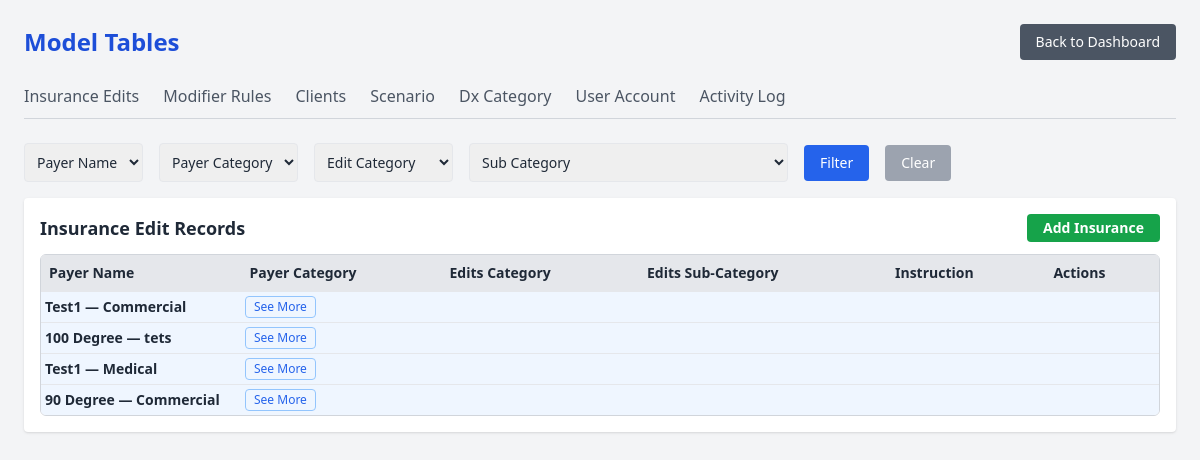
The page /model-tables/ on the database its author committed.
### insurance_update/models.py (models this page shows, shortened)
class InsuranceEdit(models.Model):
    client = models.ForeignKey('Client', on_delete=models.CASCADE)
    payer_name = models.CharField(max_length=255)
    payer_category = models.CharField(max_length=255)
    edit_type = models.CharField(max_length=50)
    edit_sub_category = models.CharField(max_length=255, blank=True, null=True)
    instruction = models.TextField()
    version = models.CharField(max_length=50)
    created_by = models.ForeignKey(settings.AUTH_USER_MODEL, on_delete=models.SET_NULL, null=True)
    created_at = models.DateTimeField(auto_now_add=True)

### insurance_update/views.py (the view)
# urls.py: path('model-tables/', model_tables_view, name='model_tables'),
def model_tables_view(request):
    insurance_filter = Q()
    client_id = request.GET.get('client', '').strip()
    if client_id:
        insurance_filter &= Q(client__id=client_id)
    payer_name = request.GET.get('payer_name', '').strip()
    if payer_name:
        insurance_filter &= Q(payer_name=payer_name)
    payer_category = request.GET.get('payer_category', '').strip()
    if payer_category:
        insurance_filter &= Q(payer_category=payer_category)
    edit_type = request.GET.get('edit_type', '')
    if edit_type:
        insurance_filter &= Q(edit_type__icontains=edit_type.strip())
    edit_sub_category = request.GET.get('edit_sub_category', '').strip()
    if edit_sub_category:
        insurance_filter &= Q(edit_sub_category=edit_sub_category)
    if insurance_filter:
        insurance_edits = InsuranceEdit.objects.filter(insurance_filter)
    else:
        insurance_edits = InsuranceEdit.objects.all()
    clients = Client.objects.all()
    payer_names = InsuranceEdit.objects.values_list('payer_name', flat=True).distinct()
    payer_categories = InsuranceEdit.objects.values_list('payer_category', flat=True).distinct()
    edit_types = InsuranceEdit.objects.values_list('edit_type', flat=True).distinct()
    edit_sub_categories = InsuranceEdit.objects.values_list('edit_sub_category', flat=True).distinct()
    mod_filter = Q()
    mod_payer_name = request.GET.get('payer_name', '')
    mod_payer_category = request.GET.get('payer_category', '')
    code_type = request.GET.get('code_type', '')
    if mod_payer_name:
        mod_filter &= Q(payer_name=mod_payer_name)
    if mod_payer_category:
        mod_filter &= Q(payer_category=mod_payer_category)
    if code_type:
        mod_filter &= Q(code_type=code_type)
    code_list = request.GET.get('code_list', '')
    sub_category = request.GET.get('sub_category', '')
    if code_list:
        mod_filter &= Q(code_list__icontains=code_list)
    if sub_category:
        mod_filter &= Q(sub_category__icontains=sub_category)
    modifier_rules = ModifierRule.objects.filter(mod_filter)
    mod_payer_names = ModifierRule.objects.values_list('payer_name', flat=True).distinct()
    mod_payer_categories = ModifierRule.objects.values_list('payer_category', flat=True).distinct()
    code_types = ModifierRule.objects.values_list('code_type', flat=True).distinct()
    client_filter = Q()
    name = request.GET.get('client_name', '').strip()
    active = request.GET.get('active', '').strip()
    if name:
        client_filter &= Q(name__icontains=name)
    if active == 'true':
        client_filter &= Q(active=True)
    elif active == 'false':
        client_filter &= Q(active=False)
    clients = Client.objects.filter(client_filter)
    activity_logs = ActivityLog.objects.order_by('-timestamp')[:100]
    users = User.objects.select_related('client').order_by('role')
    grouped_insurance_edits = defaultdict(list)
    for edit in insurance_edits:
        key = f"{edit.payer_name}__{edit.payer_category}"
        grouped_insurance_edits[key].append(edit)
    grouped_insurance = defaultdict(list)
    for edit in insurance_edits:
        key = f"{edit.payer_name}__{edit.payer_category}"
        grouped_insurance[key].append(edit)
    return render(request, 'model_tables.html', {
        'insurance_edits': insurance_edits,
        'clients': clients,
        'payer_names': payer_names,
        'payer_categories': payer_categories,
        'edit_types': edit_types,
        'edit_sub_categories': edit_sub_categories,
        'filters': request.GET,
        'modifier_rules': modifier_rules,
        'mod_payer_names': mod_payer_names,
        'mod_payer_categories': mod_payer_categories,
        'code_types': code_types,
        'activity_logs': activity_logs,
        'scenario_data': Scenario.objects.all(),
        'dxcategory_data': DxCategory.objects.all(),
        'users': users
    })

### insurance_update/models.py (called while the page is built)
    def __str__(self):
        return self.email

### insurance_update/templates/model_tables.html (shortened to what this page needs)
{% load custom_filters %}
<!DOCTYPE html>
<html lang="en">
<head>
  <script src="https://cdn.tailwindcss.com"></script>
</head>
<body class="bg-gray-100 p-6 text-gray-800">
  <div class="flex justify-between items-center mb-6">
    <h1 class="text-2xl font-bold text-blue-700">Model Tables</h1>
    <a href="{% url 'dashboard' %}" class="bg-gray-600 text-white px-4 py-2 rounded hover:bg-gray-700 text-sm">
      Back to Dashboard
    </a>
  </div>
  <div class="flex border-b border-gray-300 mb-6 space-x-6">
    <button id="btn-insurance-tab" onclick="switchTab('insurance-tab')" class="tab-button pb-2 border-b-2 border-transparent text-gray-600 hover:text-blue-600 hover:border-blue-600">
  Insurance Edits
</button>
<button id="btn-modifier-tab" onclick="switchTab('modifier-tab')" class="tab-button pb-2 border-b-2 border-transparent text-gray-600 hover:text-blue-600 hover:border-blue-600">
  Modifier Rules
</button>
<button id="btn-client-tab" onclick="switchTab('client-tab')" class="tab-button pb-2 border-b-2 border-transparent text-gray-600 hover:text-blue-600 hover:border-blue-600">
  Clients
</button>
    <button id="btn-scenario-tab" onclick="switchTab('scenario-tab')" class="tab-button pb-2 border-b-2 border-transparent text-gray-600 hover:text-blue-600 hover:border-blue-600">
    Scenario
  </button>
  <button id="btn-dxcategory-tab" onclick="switchTab('dxcategory-tab')" class="tab-button pb-2 border-b-2 border-transparent text-gray-600 hover:text-blue-600 hover:border-blue-600">
    Dx Category
  </button>
    <button id="btn-user-tab" onclick="switchTab('user-tab')" class="tab-button pb-2 border-b-2 border-transparent text-gray-600 hover:text-blue-600 hover:border-blue-600">
  User Account
</button>
    <button id="btn-activity-tab" onclick="switchTab('activity-tab')" class="tab-button pb-2 border-b-2 border-transparent text-gray-600 hover:text-blue-600 hover:border-blue-600">
  Activity Log
</button>
  </div>
  <div id="insurance-tab" class="tab-content">
    <form method="get" class="mb-4">
  <div class="flex flex-wrap gap-4 text-sm items-center">
    <select name="payer_name" class="p-2 border rounded">
      <option value="">Payer Name</option>
    </select>
    <select name="payer_category" class="p-2 border rounded">
      <option value="">Payer Category</option>
    </select>
    <select name="edit_type" class="p-2 border rounded">
      <option value="">Edit Category</option>
    </select>
    <select name="edit_sub_category" class="p-2 border rounded">
      <option value="">Sub Category</option>
    </select>
    <button type="submit" class="px-4 py-2 bg-blue-600 text-white rounded">Filter</button>
    <a href="{% url 'model_tables' %}#insurance-tab" class="px-4 py-2 bg-gray-400 text-white rounded">Clear</a>
  </div>
</form>
    <div class="overflow-x-auto bg-white p-4 rounded shadow">
  <h2 class="text-lg font-semibold mb-3 flex justify-between items-center">
    <span>Insurance Edit Records</span>
    <button onclick="openInsuranceModal()" class="bg-green-600 text-white px-4 py-1 rounded hover:bg-green-700 text-sm">
      Add Insurance
    </button>
  </h2>
<div class="overflow-y-auto max-h-[600px] border border-gray-300 rounded-md">
  <table class="min-w-full table-fixed text-sm">
    <thead class="bg-gray-200 text-left sticky top-0 z-10">
      <tr>
        <th class="p-2 border-r bg-gray-200">Payer Name</th>
        <th class="p-2 border-r bg-gray-200">Payer Category</th>
        <th class="p-2 border-r bg-gray-200">Edits Category</th>
        <th class="p-2 border-r bg-gray-200">Edits Sub-Category</th>
        <th class="p-2 whitespace-wrap bg-gray-200">Instruction</th>
        <th class="p-2 bg-gray-200">Actions</th>
      </tr>
    </thead>
    <tbody>
      {% if insurance_edits %}
        {% regroup insurance_edits by payer_name as payer_groups %}
        {% for group in payer_groups %}
          {% regroup group.list by payer_category as sub_groups %}
            {% for subgroup in sub_groups %}
              {% with key=group.grouper|stringformat:"s"|add:"__"|add:subgroup.grouper %}
                <tr class="bg-blue-50 border-t text-sm">
                  <td class="p-1 w-[200px] font-semibold truncate">
                    {{ group.grouper }} — {{ subgroup.grouper }}
                  </td>
                  <td class="p-1 w-[200px]">
                    <button
                      id="btn-{{ key|slugify }}"
                      type="button"
                      onclick="togglePayer('{{ key|slugify }}')"
                      class="text-blue-600 text-xs px-2 py-0.5 border border-blue-300 rounded hover:bg-blue-100">
                      See More
                    </button>
                  </td>
                  <td colspan="4" class="p-1"></td>
                </tr>
              {% endwith %}
            {% endfor %}
        {% endfor %}
      {% else %}
        <tr>
          <td colspan="6" class="text-center text-gray-500 py-6">No records found.</td>
        </tr>
      {% endif %}
    </tbody>
  </table>
</div>
</div>
  </div>
</body>
</html>

### rows shown on the page
InsuranceEdit: grouper "Test1", grouper "Commercial"
InsuranceEdit: grouper "100 Degree", grouper "tets"
InsuranceEdit: grouper "Test1", grouper "Medical"
InsuranceEdit: grouper "90 Degree", grouper "Commercial"
